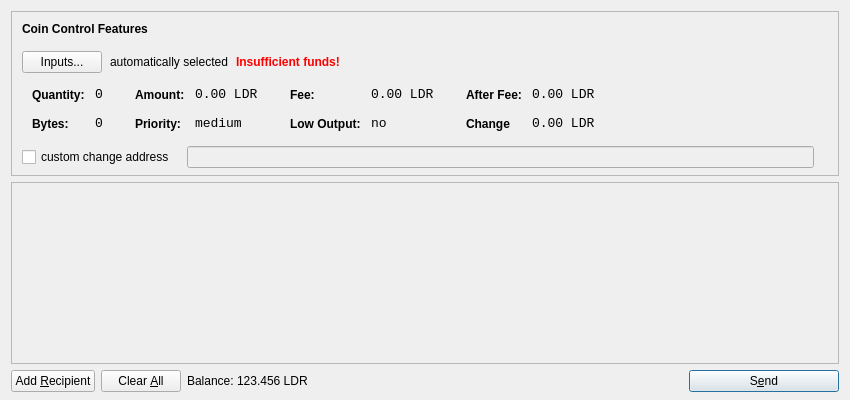
<?xml version="1.0" encoding="UTF-8"?>
<ui version="4.0">
 <class>SendCoinsDialog</class>
 <widget class="QDialog" name="SendCoinsDialog">
  <property name="geometry">
   <rect>
    <x>0</x>
    <y>0</y>
    <width>850</width>
    <height>400</height>
   </rect>
  </property>
  <property name="windowTitle">
   <string>Send Coins</string>
  </property>
  <layout class="QVBoxLayout" name="verticalLayout" stretch="0,1,0">
   <property name="bottomMargin">
    <number>8</number>
   </property>
   <item>
    <widget class="QFrame" name="frameCoinControl">
     <property name="sizePolicy">
      <sizepolicy hsizetype="Expanding" vsizetype="Expanding">
       <horstretch>0</horstretch>
       <verstretch>0</verstretch>
      </sizepolicy>
     </property>
     <property name="maximumSize">
      <size>
       <width>16777215</width>
       <height>16777215</height>
      </size>
     </property>
     <property name="frameShape">
      <enum>QFrame::StyledPanel</enum>
     </property>
     <property name="frameShadow">
      <enum>QFrame::Sunken</enum>
     </property>
     <layout class="QVBoxLayout" name="verticalLayoutCoinControl2">
      <property name="spacing">
       <number>-1</number>
      </property>
      <property name="leftMargin">
       <number>0</number>
      </property>
      <property name="topMargin">
       <number>0</number>
      </property>
      <property name="rightMargin">
       <number>0</number>
      </property>
      <property name="bottomMargin">
       <number>6</number>
      </property>
      <item>
       <layout class="QVBoxLayout" name="verticalLayoutCoinControl" stretch="0,0,0,0,1">
        <property name="spacing">
         <number>0</number>
        </property>
        <property name="leftMargin">
         <number>10</number>
        </property>
        <property name="topMargin">
         <number>10</number>
        </property>
        <item>
         <layout class="QHBoxLayout" name="horizontalLayoutCoinControl1">
          <property name="bottomMargin">
           <number>15</number>
          </property>
          <item>
           <widget class="QLabel" name="labelCoinControlFeatures">
            <property name="sizePolicy">
             <sizepolicy hsizetype="Preferred" vsizetype="Maximum">
              <horstretch>0</horstretch>
              <verstretch>0</verstretch>
             </sizepolicy>
            </property>
            <property name="font">
             <font>
              <weight>75</weight>
              <bold>true</bold>
             </font>
            </property>
            <property name="styleSheet">
             <string notr="true">font-weight:bold;</string>
            </property>
            <property name="text">
             <string>Coin Control Features</string>
            </property>
           </widget>
          </item>
         </layout>
        </item>
        <item>
         <layout class="QHBoxLayout" name="horizontalLayoutCoinControl2" stretch="0,0,0,0">
          <property name="spacing">
           <number>8</number>
          </property>
          <property name="bottomMargin">
           <number>10</number>
          </property>
          <item>
           <widget class="QPushButton" name="pushButtonCoinControl">
            <property name="styleSheet">
             <string notr="true"/>
            </property>
            <property name="text">
             <string>Inputs...</string>
            </property>
           </widget>
          </item>
          <item>
           <widget class="QLabel" name="labelCoinControlAutomaticallySelected">
            <property name="text">
             <string>automatically selected</string>
            </property>
            <property name="margin">
             <number>5</number>
            </property>
           </widget>
          </item>
          <item>
           <widget class="QLabel" name="labelCoinControlInsuffFunds">
            <property name="font">
             <font>
              <weight>75</weight>
              <bold>true</bold>
             </font>
            </property>
            <property name="styleSheet">
             <string notr="true">color:red;font-weight:bold;</string>
            </property>
            <property name="text">
             <string>Insufficient funds!</string>
            </property>
            <property name="margin">
             <number>5</number>
            </property>
           </widget>
          </item>
          <item>
           <spacer name="horizontalSpacerCoinControl">
            <property name="orientation">
             <enum>Qt::Horizontal</enum>
            </property>
            <property name="sizeHint" stdset="0">
             <size>
              <width>40</width>
              <height>1</height>
             </size>
            </property>
           </spacer>
          </item>
         </layout>
        </item>
        <item>
         <widget class="QWidget" name="widgetCoinControl" native="true">
          <property name="sizePolicy">
           <sizepolicy hsizetype="Preferred" vsizetype="Preferred">
            <horstretch>0</horstretch>
            <verstretch>0</verstretch>
           </sizepolicy>
          </property>
          <property name="minimumSize">
           <size>
            <width>0</width>
            <height>0</height>
           </size>
          </property>
          <property name="styleSheet">
           <string notr="true"/>
          </property>
          <layout class="QHBoxLayout" name="horizontalLayoutCoinControl5">
           <property name="margin">
            <number>0</number>
           </property>
           <item>
            <layout class="QHBoxLayout" name="horizontalLayoutCoinControl3" stretch="0,0,0,1">
             <property name="spacing">
              <number>20</number>
             </property>
             <property name="topMargin">
              <number>0</number>
             </property>
             <property name="bottomMargin">
              <number>10</number>
             </property>
             <item>
              <layout class="QFormLayout" name="formLayoutCoinControl1">
               <property name="horizontalSpacing">
                <number>10</number>
               </property>
               <property name="verticalSpacing">
                <number>14</number>
               </property>
               <property name="leftMargin">
                <number>10</number>
               </property>
               <property name="topMargin">
                <number>4</number>
               </property>
               <property name="rightMargin">
                <number>6</number>
               </property>
               <item row="0" column="0">
                <widget class="QLabel" name="labelCoinControlQuantityText">
                 <property name="styleSheet">
                  <string notr="true">font-weight:bold;</string>
                 </property>
                 <property name="text">
                  <string>Quantity:</string>
                 </property>
                 <property name="margin">
                  <number>0</number>
                 </property>
                </widget>
               </item>
               <item row="0" column="1">
                <widget class="QLabel" name="labelCoinControlQuantity">
                 <property name="font">
                  <font>
                   <family>Monospace</family>
                   <pointsize>10</pointsize>
                  </font>
                 </property>
                 <property name="cursor">
                  <cursorShape>IBeamCursor</cursorShape>
                 </property>
                 <property name="contextMenuPolicy">
                  <enum>Qt::ActionsContextMenu</enum>
                 </property>
                 <property name="text">
                  <string>0</string>
                 </property>
                 <property name="margin">
                  <number>0</number>
                 </property>
                 <property name="textInteractionFlags">
                  <set>Qt::LinksAccessibleByMouse|Qt::TextSelectableByKeyboard|Qt::TextSelectableByMouse</set>
                 </property>
                </widget>
               </item>
               <item row="1" column="0">
                <widget class="QLabel" name="labelCoinControlBytesText">
                 <property name="styleSheet">
                  <string notr="true">font-weight:bold;</string>
                 </property>
                 <property name="text">
                  <string>Bytes:</string>
                 </property>
                </widget>
               </item>
               <item row="1" column="1">
                <widget class="QLabel" name="labelCoinControlBytes">
                 <property name="font">
                  <font>
                   <family>Monospace</family>
                   <pointsize>10</pointsize>
                  </font>
                 </property>
                 <property name="cursor">
                  <cursorShape>IBeamCursor</cursorShape>
                 </property>
                 <property name="contextMenuPolicy">
                  <enum>Qt::ActionsContextMenu</enum>
                 </property>
                 <property name="text">
                  <string>0</string>
                 </property>
                 <property name="textInteractionFlags">
                  <set>Qt::LinksAccessibleByMouse|Qt::TextSelectableByKeyboard|Qt::TextSelectableByMouse</set>
                 </property>
                </widget>
               </item>
              </layout>
             </item>
             <item>
              <layout class="QFormLayout" name="formLayoutCoinControl2">
               <property name="horizontalSpacing">
                <number>10</number>
               </property>
               <property name="verticalSpacing">
                <number>14</number>
               </property>
               <property name="leftMargin">
                <number>6</number>
               </property>
               <property name="topMargin">
                <number>4</number>
               </property>
               <property name="rightMargin">
                <number>6</number>
               </property>
               <item row="0" column="0">
                <widget class="QLabel" name="labelCoinControlAmountText">
                 <property name="styleSheet">
                  <string notr="true">font-weight:bold;</string>
                 </property>
                 <property name="text">
                  <string>Amount:</string>
                 </property>
                 <property name="margin">
                  <number>0</number>
                 </property>
                </widget>
               </item>
               <item row="0" column="1">
                <widget class="QLabel" name="labelCoinControlAmount">
                 <property name="font">
                  <font>
                   <family>Monospace</family>
                   <pointsize>10</pointsize>
                  </font>
                 </property>
                 <property name="cursor">
                  <cursorShape>IBeamCursor</cursorShape>
                 </property>
                 <property name="contextMenuPolicy">
                  <enum>Qt::ActionsContextMenu</enum>
                 </property>
                 <property name="text">
                  <string>0.00 LDR</string>
                 </property>
                 <property name="textInteractionFlags">
                  <set>Qt::LinksAccessibleByMouse|Qt::TextSelectableByKeyboard|Qt::TextSelectableByMouse</set>
                 </property>
                </widget>
               </item>
               <item row="1" column="0">
                <widget class="QLabel" name="labelCoinControlPriorityText">
                 <property name="styleSheet">
                  <string notr="true">font-weight:bold;</string>
                 </property>
                 <property name="text">
                  <string>Priority:</string>
                 </property>
                </widget>
               </item>
               <item row="1" column="1">
                <widget class="QLabel" name="labelCoinControlPriority">
                 <property name="font">
                  <font>
                   <family>Monospace</family>
                   <pointsize>10</pointsize>
                  </font>
                 </property>
                 <property name="cursor">
                  <cursorShape>IBeamCursor</cursorShape>
                 </property>
                 <property name="contextMenuPolicy">
                  <enum>Qt::ActionsContextMenu</enum>
                 </property>
                 <property name="text">
                  <string>medium</string>
                 </property>
                 <property name="textInteractionFlags">
                  <set>Qt::LinksAccessibleByMouse|Qt::TextSelectableByKeyboard|Qt::TextSelectableByMouse</set>
                 </property>
                </widget>
               </item>
              </layout>
             </item>
             <item>
              <layout class="QFormLayout" name="formLayoutCoinControl3">
               <property name="horizontalSpacing">
                <number>10</number>
               </property>
               <property name="verticalSpacing">
                <number>14</number>
               </property>
               <property name="leftMargin">
                <number>6</number>
               </property>
               <property name="topMargin">
                <number>4</number>
               </property>
               <property name="rightMargin">
                <number>6</number>
               </property>
               <item row="0" column="0">
                <widget class="QLabel" name="labelCoinControlFeeText">
                 <property name="styleSheet">
                  <string notr="true">font-weight:bold;</string>
                 </property>
                 <property name="text">
                  <string>Fee:</string>
                 </property>
                 <property name="margin">
                  <number>0</number>
                 </property>
                </widget>
               </item>
               <item row="0" column="1">
                <widget class="QLabel" name="labelCoinControlFee">
                 <property name="font">
                  <font>
                   <family>Monospace</family>
                   <pointsize>10</pointsize>
                  </font>
                 </property>
                 <property name="cursor">
                  <cursorShape>IBeamCursor</cursorShape>
                 </property>
                 <property name="contextMenuPolicy">
                  <enum>Qt::ActionsContextMenu</enum>
                 </property>
                 <property name="text">
                  <string>0.00 LDR</string>
                 </property>
                 <property name="textInteractionFlags">
                  <set>Qt::LinksAccessibleByMouse|Qt::TextSelectableByKeyboard|Qt::TextSelectableByMouse</set>
                 </property>
                </widget>
               </item>
               <item row="1" column="0">
                <widget class="QLabel" name="labelCoinControlLowOutputText">
                 <property name="styleSheet">
                  <string notr="true">font-weight:bold;</string>
                 </property>
                 <property name="text">
                  <string>Low Output:</string>
                 </property>
                </widget>
               </item>
               <item row="1" column="1">
                <widget class="QLabel" name="labelCoinControlLowOutput">
                 <property name="font">
                  <font>
                   <family>Monospace</family>
                   <pointsize>10</pointsize>
                  </font>
                 </property>
                 <property name="cursor">
                  <cursorShape>IBeamCursor</cursorShape>
                 </property>
                 <property name="contextMenuPolicy">
                  <enum>Qt::ActionsContextMenu</enum>
                 </property>
                 <property name="text">
                  <string>no</string>
                 </property>
                 <property name="textInteractionFlags">
                  <set>Qt::LinksAccessibleByMouse|Qt::TextSelectableByKeyboard|Qt::TextSelectableByMouse</set>
                 </property>
                </widget>
               </item>
              </layout>
             </item>
             <item>
              <layout class="QFormLayout" name="formLayoutCoinControl4">
               <property name="horizontalSpacing">
                <number>10</number>
               </property>
               <property name="verticalSpacing">
                <number>14</number>
               </property>
               <property name="leftMargin">
                <number>6</number>
               </property>
               <property name="topMargin">
                <number>4</number>
               </property>
               <property name="rightMargin">
                <number>6</number>
               </property>
               <item row="0" column="0">
                <widget class="QLabel" name="labelCoinControlAfterFeeText">
                 <property name="styleSheet">
                  <string notr="true">font-weight:bold;</string>
                 </property>
                 <property name="text">
                  <string>After Fee:</string>
                 </property>
                 <property name="margin">
                  <number>0</number>
                 </property>
                </widget>
               </item>
               <item row="0" column="1">
                <widget class="QLabel" name="labelCoinControlAfterFee">
                 <property name="font">
                  <font>
                   <family>Monospace</family>
                   <pointsize>10</pointsize>
                  </font>
                 </property>
                 <property name="cursor">
                  <cursorShape>IBeamCursor</cursorShape>
                 </property>
                 <property name="contextMenuPolicy">
                  <enum>Qt::ActionsContextMenu</enum>
                 </property>
                 <property name="text">
                  <string>0.00 LDR</string>
                 </property>
                 <property name="textInteractionFlags">
                  <set>Qt::LinksAccessibleByMouse|Qt::TextSelectableByKeyboard|Qt::TextSelectableByMouse</set>
                 </property>
                </widget>
               </item>
               <item row="1" column="0">
                <widget class="QLabel" name="labelCoinControlChangeText">
                 <property name="styleSheet">
                  <string notr="true">font-weight:bold;</string>
                 </property>
                 <property name="text">
                  <string>Change</string>
                 </property>
                </widget>
               </item>
               <item row="1" column="1">
                <widget class="QLabel" name="labelCoinControlChange">
                 <property name="font">
                  <font>
                   <family>Monospace</family>
                   <pointsize>10</pointsize>
                  </font>
                 </property>
                 <property name="cursor">
                  <cursorShape>IBeamCursor</cursorShape>
                 </property>
                 <property name="contextMenuPolicy">
                  <enum>Qt::ActionsContextMenu</enum>
                 </property>
                 <property name="text">
                  <string>0.00 LDR</string>
                 </property>
                 <property name="textInteractionFlags">
                  <set>Qt::LinksAccessibleByMouse|Qt::TextSelectableByKeyboard|Qt::TextSelectableByMouse</set>
                 </property>
                </widget>
               </item>
              </layout>
             </item>
            </layout>
           </item>
          </layout>
         </widget>
        </item>
        <item>
         <layout class="QHBoxLayout" name="horizontalLayoutCoinControl4" stretch="0,0,0">
          <property name="spacing">
           <number>12</number>
          </property>
          <property name="sizeConstraint">
           <enum>QLayout::SetDefaultConstraint</enum>
          </property>
          <property name="topMargin">
           <number>5</number>
          </property>
          <property name="rightMargin">
           <number>5</number>
          </property>
          <item>
           <widget class="QCheckBox" name="checkBoxCoinControlChange">
            <property name="text">
             <string>custom change address</string>
            </property>
           </widget>
          </item>
          <item>
           <widget class="QLineEdit" name="lineEditCoinControlChange">
            <property name="enabled">
             <bool>false</bool>
            </property>
            <property name="sizePolicy">
             <sizepolicy hsizetype="Expanding" vsizetype="Fixed">
              <horstretch>0</horstretch>
              <verstretch>0</verstretch>
             </sizepolicy>
            </property>
           </widget>
          </item>
          <item>
           <widget class="QLabel" name="labelCoinControlChangeLabel">
            <property name="sizePolicy">
             <sizepolicy hsizetype="Preferred" vsizetype="Expanding">
              <horstretch>0</horstretch>
              <verstretch>0</verstretch>
             </sizepolicy>
            </property>
            <property name="minimumSize">
             <size>
              <width>0</width>
              <height>0</height>
             </size>
            </property>
            <property name="text">
             <string/>
            </property>
            <property name="margin">
             <number>3</number>
            </property>
           </widget>
          </item>
         </layout>
        </item>
        <item>
         <spacer name="verticalSpacerCoinControl">
          <property name="orientation">
           <enum>Qt::Vertical</enum>
          </property>
          <property name="sizeHint" stdset="0">
           <size>
            <width>800</width>
            <height>1</height>
           </size>
          </property>
         </spacer>
        </item>
       </layout>
      </item>
     </layout>
    </widget>
   </item>
   <item>
    <widget class="QScrollArea" name="scrollArea">
     <property name="widgetResizable">
      <bool>true</bool>
     </property>
     <widget class="QWidget" name="scrollAreaWidgetContents">
      <property name="geometry">
       <rect>
        <x>0</x>
        <y>0</y>
        <width>830</width>
        <height>165</height>
       </rect>
      </property>
      <layout class="QVBoxLayout" name="verticalLayout_2">
       <property name="margin">
        <number>0</number>
       </property>
       <item>
        <layout class="QVBoxLayout" name="entries">
         <property name="spacing">
          <number>6</number>
         </property>
        </layout>
       </item>
       <item>
        <spacer name="verticalSpacer">
         <property name="orientation">
          <enum>Qt::Vertical</enum>
         </property>
         <property name="sizeHint" stdset="0">
          <size>
           <width>20</width>
           <height>40</height>
          </size>
         </property>
        </spacer>
       </item>
      </layout>
     </widget>
    </widget>
   </item>
   <item>
    <layout class="QHBoxLayout" name="horizontalLayout">
     <item>
      <widget class="QPushButton" name="addButton">
       <property name="toolTip">
        <string>Send to multiple recipients at once</string>
       </property>
       <property name="text">
        <string>Add &amp;Recipient</string>
       </property>
       <property name="autoDefault">
        <bool>false</bool>
       </property>
      </widget>
     </item>
     <item>
      <widget class="QPushButton" name="clearButton">
       <property name="sizePolicy">
        <sizepolicy hsizetype="Minimum" vsizetype="Fixed">
         <horstretch>0</horstretch>
         <verstretch>0</verstretch>
        </sizepolicy>
       </property>
       <property name="toolTip">
        <string>Remove all transaction fields</string>
       </property>
       <property name="text">
        <string>Clear &amp;All</string>
       </property>
       <property name="autoRepeatDelay">
        <number>300</number>
       </property>
       <property name="autoDefault">
        <bool>false</bool>
       </property>
      </widget>
     </item>
     <item>
      <layout class="QHBoxLayout" name="horizontalLayout_2">
       <property name="spacing">
        <number>3</number>
       </property>
       <item>
        <widget class="QLabel" name="label">
         <property name="sizePolicy">
          <sizepolicy hsizetype="Preferred" vsizetype="Fixed">
           <horstretch>0</horstretch>
           <verstretch>0</verstretch>
          </sizepolicy>
         </property>
         <property name="text">
          <string>Balance:</string>
         </property>
        </widget>
       </item>
       <item>
        <widget class="QLabel" name="labelBalance">
         <property name="sizePolicy">
          <sizepolicy hsizetype="Preferred" vsizetype="Fixed">
           <horstretch>0</horstretch>
           <verstretch>0</verstretch>
          </sizepolicy>
         </property>
         <property name="cursor">
          <cursorShape>IBeamCursor</cursorShape>
         </property>
         <property name="text">
          <string>123.456 LDR</string>
         </property>
         <property name="textInteractionFlags">
          <set>Qt::LinksAccessibleByMouse|Qt::TextSelectableByKeyboard|Qt::TextSelectableByMouse</set>
         </property>
        </widget>
       </item>
      </layout>
     </item>
     <item>
      <spacer name="horizontalSpacer">
       <property name="orientation">
        <enum>Qt::Horizontal</enum>
       </property>
       <property name="sizeHint" stdset="0">
        <size>
         <width>40</width>
         <height>20</height>
        </size>
       </property>
      </spacer>
     </item>
     <item>
      <widget class="QPushButton" name="sendButton">
       <property name="minimumSize">
        <size>
         <width>150</width>
         <height>0</height>
        </size>
       </property>
       <property name="toolTip">
        <string>Confirm the send action</string>
       </property>
       <property name="text">
        <string>S&amp;end</string>
       </property>
       <property name="icon">
        <iconset resource="../bitcoin.qrc">
         <normaloff>:/icons/send</normaloff>:/icons/send</iconset>
       </property>
       <property name="default">
        <bool>true</bool>
       </property>
      </widget>
     </item>
    </layout>
   </item>
  </layout>
 </widget>
 <resources>
  <include location="../bitcoin.qrc"/>
 </resources>
 <connections/>
</ui>
